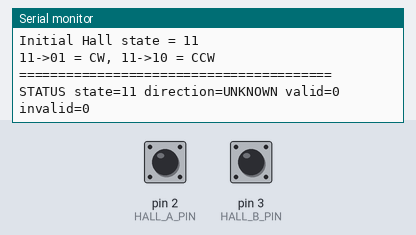
Bench run of a sketch on a simulated Arduino Nano, built with avr-gcc and run on an emulated ATmega328P. Parts: the last lines printed to the serial monitor. The test bench sets the inputs (shaded band); at power-on: pin 2 (HALL_A_PIN) HIGH, pin 3 (HALL_B_PIN) HIGH.

Above: at 1.5 s.
1.6 s: pin 2 (HALL_A_PIN) pulled LOW for 0.15 s
At 2.3 s:
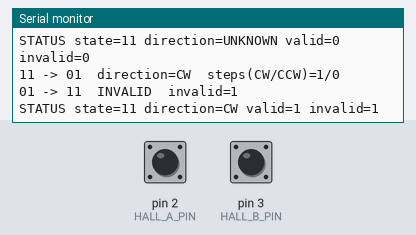
3.2 s: pin 3 (HALL_B_PIN) pulled LOW for 0.15 s
At 4.6 s:
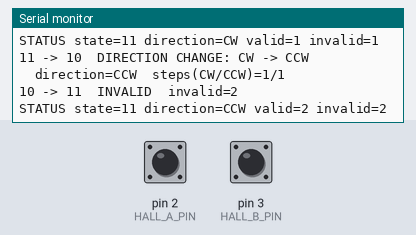
4.8 s: pin 2 (HALL_A_PIN) pulled LOW for 1 s
At 4.96 s:
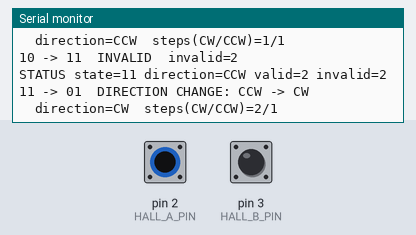
7.3 s: pin 3 (HALL_B_PIN) pulled LOW for 1 s
At 7.6 s:
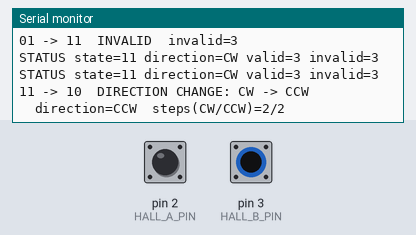
9.8 s: pin 3 (HALL_B_PIN) pulled LOW for 0.15 s
At 9.93 s:
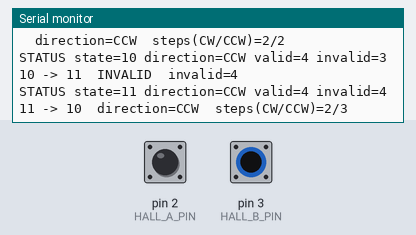
Timing chart, 0 to 12.4 s (numbered marks = the images above; inputs shaded):
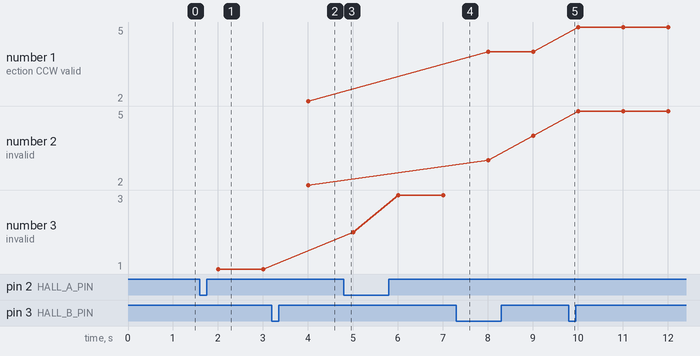

Measured:
- after the input at 1.6 s, the serial monitor: prints a new line at once (image 1)
- after the input at 3.2 s, the serial monitor: prints a new line at once (image 2)
- after the input at 4.8 s, the serial monitor: prints a new line at once (image 3)
- after the input at 7.3 s, the serial monitor: prints a new line at once (image 4)
- after the input at 9.8 s, the serial monitor: prints a new line at once (image 5)
- plotted number 1: 2 → 4 after the input at 7.3 s, 4 → 5 after the input at 9.8 s
- plotted number 2: 2 → 4 after the input at 7.3 s, 4 → 5 after the input at 9.8 s
- plotted number 3: 1 → 3 after the input at 4.8 s

The sketch:

SR-HALL-TEST-004_DIRECTION.ino
```cpp
/*
  SmartRoll - Hall direction test
  SR-HALL-TEST-004_DIRECTION

  DEVELOPMENT TEST ONLY
  Hardware: Arduino Nano / ATmega328P

  Hall A -> D2
  Hall B -> D3

  Tested geometry:
    - 2 magnets, 180 degrees
    - Hall A/B separation: 30 degrees
    - nominal air gap: 5 mm

  IMPORTANT:
  The measured Hall sequence contains the transitions:

    10 -> 11 -> 01 -> 11 -> 10 -> ...

  and the same four-state cycle is traversed continuously. Therefore
  an individual transition such as 10 -> 11 does NOT by itself contain
  enough information to establish direction after startup.

  Direction is established only by an unambiguous transition from state 11:

    11 -> 01  = CW
    11 -> 10  = CCW

  Once direction is known, 10 -> 11 and 01 -> 11 are accepted only when
  they are consistent with the already established direction.

  This is deliberately a SmartRoll-specific state machine, not a generic
  quadrature decoder.

  After startup/restart:
    - current A/B state is read
    - direction starts as UNKNOWN
    - ambiguous transitions do not invent a direction
    - the first unambiguous transition establishes direction

  Invalid transitions are reported and are NOT counted as movement.
*/

const byte HALL_A_PIN = 2;
const byte HALL_B_PIN = 3;

const int DIR_UNKNOWN = 0;
const int DIR_CW      = 1;
const int DIR_CCW     = -1;

byte previousState = 0;
int direction = DIR_UNKNOWN;

long cwSteps = 0;
long ccwSteps = 0;
long invalidTransitions = 0;
long totalValidTransitions = 0;

unsigned long lastPrint = 0;

byte readHallState() {
  byte a = digitalRead(HALL_A_PIN);
  byte b = digitalRead(HALL_B_PIN);
  return (a << 1) | b;
}

const char* stateName(byte state) {
  switch (state) {
    case 0: return "00";
    case 1: return "01";
    case 2: return "10";
    case 3: return "11";
    default: return "??";
  }
}

const char* directionName(int dir) {
  if (dir == DIR_CW)  return "CW";
  if (dir == DIR_CCW) return "CCW";
  return "UNKNOWN";
}

void processTransition(byte oldState, byte newState) {
  bool valid = false;
  int transitionDirection = DIR_UNKNOWN;
  bool directionEstablished = false;

  /*
    The two transitions leaving state 11 are unambiguous:

      11 -> 01 = CW
      11 -> 10 = CCW
  */
  if (oldState == 3 && newState == 1) {
    transitionDirection = DIR_CW;
    valid = true;
    directionEstablished = true;
  }
  else if (oldState == 3 && newState == 2) {
    transitionDirection = DIR_CCW;
    valid = true;
    directionEstablished = true;
  }
  /*
    These transitions return to state 11. They are valid only if they
    agree with the direction already established.

      CW:  10 -> 11
      CCW: 01 -> 11

    If direction is UNKNOWN, they are valid Hall movement but cannot yet
    establish direction. We therefore report them as AMBIGUOUS rather
    than falsely choosing a direction.
  */
  else if (oldState == 2 && newState == 3) {
    if (direction == DIR_CW) {
      transitionDirection = DIR_CW;
      valid = true;
    }
    else if (direction == DIR_UNKNOWN) {
      Serial.print(stateName(oldState));
      Serial.print(" -> ");
      Serial.print(stateName(newState));
      Serial.println("  AMBIGUOUS (direction still UNKNOWN)");
      return;
    }
  }
  else if (oldState == 1 && newState == 3) {
    if (direction == DIR_CCW) {
      transitionDirection = DIR_CCW;
      valid = true;
    }
    else if (direction == DIR_UNKNOWN) {
      Serial.print(stateName(oldState));
      Serial.print(" -> ");
      Serial.print(stateName(newState));
      Serial.println("  AMBIGUOUS (direction still UNKNOWN)");
      return;
    }
  }

  Serial.print(stateName(oldState));
  Serial.print(" -> ");
  Serial.print(stateName(newState));

  if (!valid) {
    invalidTransitions++;
    Serial.print("  INVALID  invalid=");
    Serial.println(invalidTransitions);
    return;
  }

  totalValidTransitions++;

  // An unambiguous transition establishes or changes direction.
  if (directionEstablished) {
    if (direction != transitionDirection && direction != DIR_UNKNOWN) {
      Serial.print("  DIRECTION CHANGE: ");
      Serial.print(directionName(direction));
      Serial.print(" -> ");
      Serial.println(directionName(transitionDirection));
    }
    direction = transitionDirection;
  }

  // Count only transitions consistent with the established direction.
  if (direction == DIR_CW) {
    cwSteps++;
  }
  else if (direction == DIR_CCW) {
    ccwSteps++;
  }

  Serial.print("  direction=");
  Serial.print(directionName(direction));
  Serial.print("  steps(CW/CCW)=");
  Serial.print(cwSteps);
  Serial.print("/");
  Serial.println(ccwSteps);
}

void setup() {
  pinMode(HALL_A_PIN, INPUT_PULLUP);
  pinMode(HALL_B_PIN, INPUT_PULLUP);

  Serial.begin(115200);
  delay(300);

  previousState = readHallState();
  direction = DIR_UNKNOWN;

  Serial.println();
  Serial.println("========================================");
  Serial.println("SmartRoll Hall Direction Test 004");
  Serial.println("Arduino Nano / ATmega328P");
  Serial.println("A=D2  B=D3");
  Serial.println("Startup direction = UNKNOWN");
  Serial.print("Initial Hall state = ");
  Serial.println(stateName(previousState));
  Serial.println("11->01 = CW, 11->10 = CCW");
  Serial.println("========================================");
}

void loop() {
  byte currentState = readHallState();

  if (currentState != previousState) {
    processTransition(previousState, currentState);
    previousState = currentState;
  }

  if (millis() - lastPrint >= 1000) {
    lastPrint = millis();

    Serial.print("STATUS state=");
    Serial.print(stateName(previousState));
    Serial.print(" direction=");
    Serial.print(directionName(direction));
    Serial.print(" valid=");
    Serial.print(totalValidTransitions);
    Serial.print(" invalid=");
    Serial.println(invalidTransitions);
  }
}
```
